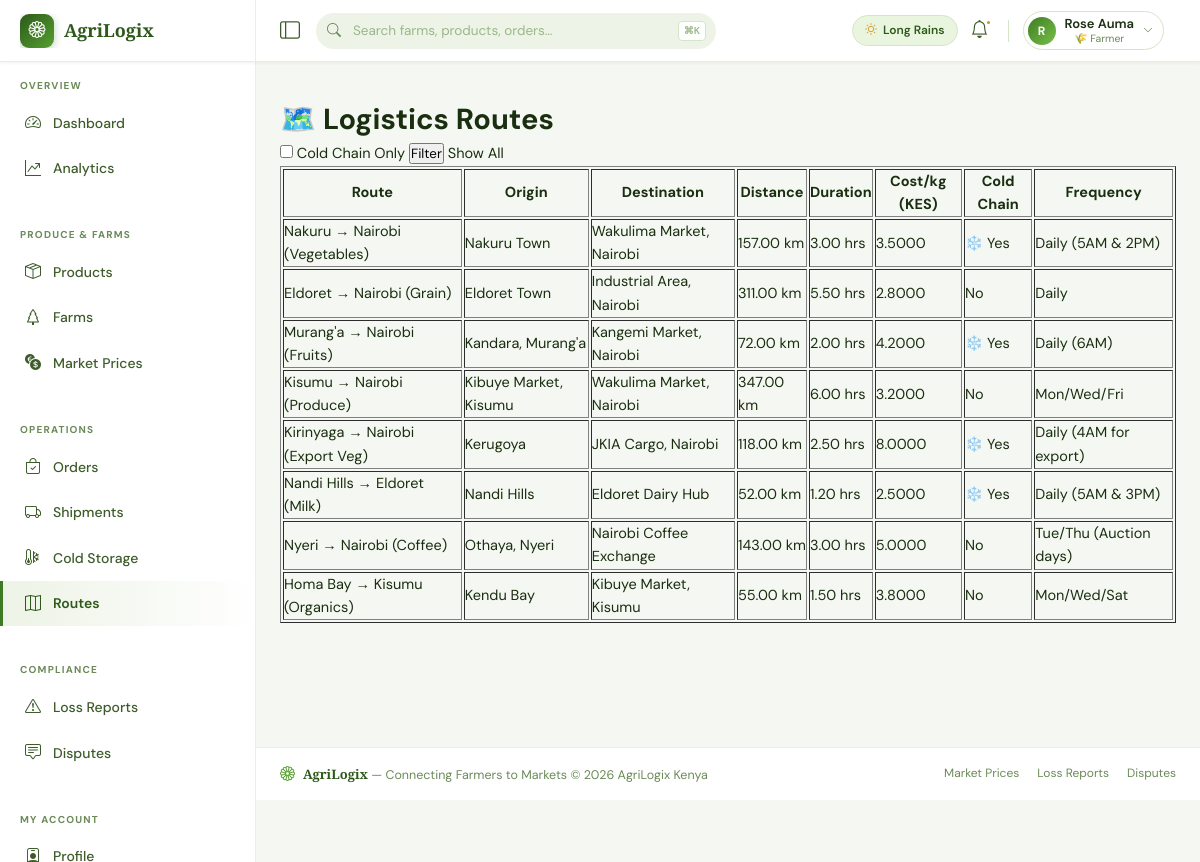
Screenshot of /routes/ (signed in) with the database file from the repository.
### web_app/models.py (models this page shows, shortened)
class User(AbstractUser):
    ROLE_CHOICES = [
        ('farmer', '🌾 Farmer'),
        ('buyer', '🏪 Buyer / Market'),
        ('driver', '🚛 Logistics Driver'),
        ('cold_storage', '❄️ Cold Storage Operator'),
        ('admin', '⚙️ Platform Admin'),
    ]
    role = models.CharField(max_length=20, choices=ROLE_CHOICES, default='buyer')
    phone = models.CharField(max_length=20, unique=True, null=True, blank=True)
    profile_photo = models.ImageField(upload_to='profiles/', null=True, blank=True)
    location = models.CharField(max_length=255, blank=True)
    latitude = models.DecimalField(max_digits=9, decimal_places=6, null=True, blank=True)
    longitude = models.DecimalField(max_digits=9, decimal_places=6, null=True, blank=True)
    is_verified = models.BooleanField(default=False)
    rating = models.DecimalField(max_digits=3, decimal_places=2, default=0.00)
    total_transactions = models.PositiveIntegerField(default=0)
    created_at = models.DateTimeField(auto_now_add=True)
    updated_at = models.DateTimeField(auto_now=True)
    class Meta:
        verbose_name = "User"
        verbose_name_plural = "Users"

class LogisticsRoute(models.Model):
    name = models.CharField(max_length=200)
    origin_name = models.CharField(max_length=200)
    origin_latitude = models.DecimalField(max_digits=9, decimal_places=6)
    origin_longitude = models.DecimalField(max_digits=9, decimal_places=6)
    destination_name = models.CharField(max_length=200)
    destination_latitude = models.DecimalField(max_digits=9, decimal_places=6)
    destination_longitude = models.DecimalField(max_digits=9, decimal_places=6)
    distance_km = models.DecimalField(max_digits=8, decimal_places=2)
    estimated_duration_hours = models.DecimalField(max_digits=5, decimal_places=2)
    base_cost_per_kg = models.DecimalField(max_digits=8, decimal_places=4)
    is_cold_chain_available = models.BooleanField(default=False)
    frequency = models.CharField(max_length=50, default='Daily')
    is_active = models.BooleanField(default=True)
    created_at = models.DateTimeField(auto_now_add=True)
    class Meta:
        verbose_name = "Logistics Route"
        verbose_name_plural = "Logistics Routes"

### web_app/views.py (the view)
# urls.py: path('routes/', views.route_list_view, name='route_list'),
@login_required
def route_list_view(request):
    routes = LogisticsRoute.objects.filter(is_active=True)
    cold_only = request.GET.get('cold_chain')
    if cold_only:
        routes = routes.filter(is_cold_chain_available=True)
    return render(request, 'logistics/route_list.html', {'routes': routes})

### templates/logistics/route_list.html (shortened to what this page needs)
{% extends 'base.html' %}
{% block content %}
<h1>🗺️ Logistics Routes</h1>
<form method="get">
    <label><input type="checkbox" name="cold_chain" {% if request.GET.cold_chain %}checked{% endif %}> Cold Chain Only</label>
    <button type="submit">Filter</button>
    <a href="{% url 'route_list' %}">Show All</a>
</form>
<table border="1">
    <thead>
        <tr>
            <th>Route</th><th>Origin</th><th>Destination</th><th>Distance</th>
            <th>Duration</th><th>Cost/kg (KES)</th><th>Cold Chain</th><th>Frequency</th>
        </tr>
    </thead>
    <tbody>
        {% for route in routes %}
        <tr>
            <td>{{ route.name }}</td>
            <td>{{ route.origin_name }}</td>
            <td>{{ route.destination_name }}</td>
            <td>{{ route.distance_km }} km</td>
            <td>{{ route.estimated_duration_hours }} hrs</td>
            <td>{{ route.base_cost_per_kg }}</td>
            <td>{{ route.is_cold_chain_available|yesno:"❄️ Yes,No" }}</td>
            <td>{{ route.frequency }}</td>
        </tr>
        {% empty %}
        <tr><td colspan="8">No routes available.</td></tr>
        {% endfor %}
    </tbody>
</table>
{% endblock %}

### templates/base.html (shortened to what this page needs)
<!DOCTYPE html>
<html lang="en">
<head>
    <link href="https://cdn.jsdelivr.net/npm/bootstrap-icons@1.11.3/font/bootstrap-icons.min.css" rel="stylesheet">
</head>
<body>
<nav id="topnav" role="banner">
    <div class="nav-brand-zone">
        <a href="{% url 'dashboard' %}" style="display:flex;align-items:center;gap:10px;overflow:hidden;">
            <div class="brand-logo"><i class="bi bi-flower1"></i></div>
            <span class="brand-text">AgriLogix</span>
        </a>
    </div>
    <div class="nav-controls">
        <button class="sidebar-toggle-btn" id="sidebarToggle" aria-label="Toggle sidebar" title="Toggle navigation">
            <i class="bi bi-layout-sidebar"></i>
        </button>
        <div class="nav-search" role="search">
            <input type="text" id="globalSearch" placeholder="Search farms, products, orders…" autocomplete="off" aria-label="Global search">
            <span class="search-kbd">⌘K</span>
        </div>
        <div class="nav-right">
            {% if user.is_authenticated %}
            <div class="season-chip">
                <i class="bi bi-sun" style="color:var(--amber-400);"></i> Long Rains
            </div>
            <a href="{% url 'notification_list' %}" class="nav-icon-btn" aria-label="Notifications">
                <i class="bi bi-bell"></i>
                {% if unread_count %}
                    <span class="notif-count">{{ unread_count }}</span>
                {% else %}
                    <span class="notif-pip"></span>
                {% endif %}
            </a>
            <div class="profile-dropdown">
                <button class="profile-btn" id="profileToggle" aria-haspopup="true" aria-expanded="false">
                    <div class="p-avatar">{{ user.get_full_name|default:user.username|first|upper }}</div>
                    <div class="p-info">
                        <span class="p-name">{{ user.get_full_name|default:user.username }}</span>
                        <span class="p-role">{{ user.get_role_display }}</span>
                    </div>
                    <i class="bi bi-chevron-down p-chevron"></i>
                </button>
            </div>
            {% else %}
            <div class="auth-links">
                <a href="{% url 'login' %}" class="btn-ghost">Sign In</a>
                <a href="{% url 'register' %}" class="btn-solid">Get Started</a>
            </div>
            {% endif %}
        </div>
    </div>
</nav>
<div id="layout">
    <aside id="sidebar" role="navigation" aria-label="Main navigation">
        <div class="sidebar-inner">
            <span class="sb-section-label">Overview</span>
            <a href="{% url 'dashboard' %}" class="sidebar-link"><i class="bi bi-speedometer2"></i> Dashboard</a>
            <a href="{% url 'analytics_dashboard' %}" class="sidebar-link"><i class="bi bi-graph-up-arrow"></i> Analytics</a>
            <span class="sb-section-label">Produce &amp; Farms</span>
            <a href="{% url 'product_list' %}" class="sidebar-link"><i class="bi bi-box-seam"></i> Products</a>
            <a href="{% url 'farm_list' %}" class="sidebar-link"><i class="bi bi-tree"></i> Farms</a>
            <a href="{% url 'market_prices' %}" class="sidebar-link"><i class="bi bi-currency-exchange"></i> Market Prices</a>
            <span class="sb-section-label">Operations</span>
            <a href="{% url 'order_list' %}" class="sidebar-link"><i class="bi bi-bag-check"></i> Orders</a>
            <a href="{% url 'shipment_list' %}" class="sidebar-link"><i class="bi bi-truck"></i> Shipments</a>
            <a href="{% url 'cold_storage_list' %}" class="sidebar-link"><i class="bi bi-thermometer-snow"></i> Cold Storage</a>
            <a href="{% url 'route_list' %}" class="sidebar-link"><i class="bi bi-map"></i> Routes</a>
            <span class="sb-section-label">Compliance</span>
            <a href="{% url 'loss_report_list' %}" class="sidebar-link"><i class="bi bi-exclamation-triangle"></i> Loss Reports</a>
            <a href="{% url 'dispute_list' %}" class="sidebar-link"><i class="bi bi-chat-square-text"></i> Disputes</a>
            {% if user.is_authenticated %}
            <span class="sb-section-label">My Account</span>
            <a href="{% url 'profile' %}" class="sidebar-link"><i class="bi bi-person-badge"></i> Profile</a>
            {% endif %}
        </div>
    </aside>
    <div id="page-content">
        <div id="breadcrumb-wrap">{% block breadcrumb %}{% endblock %}</div>
        <main id="main-content">
            {% block content %}{% endblock %}
        </main>
        <footer id="footer">
            <div class="footer-brand">
                <i class="bi bi-flower1" style="color:var(--green-400);font-size:15px;"></i>
                <span><strong>AgriLogix</strong> — Connecting Farmers to Markets &copy; {% now "Y" %} AgriLogix Kenya</span>
            </div>
            <nav class="footer-links" aria-label="Footer links">
                <a href="{% url 'market_prices' %}">Market Prices</a>
                <a href="{% url 'loss_report_list' %}">Loss Reports</a>
                <a href="{% url 'dispute_list' %}">Disputes</a>
            </nav>
        </footer>
    </div>
</div>
</body>
</html>

### rows the page displays
User: get_full_name|first "R", get_full_name "Rose Auma", role "🌾 Farmer"
LogisticsRoute: name "Nakuru → Nairobi (Vegetables)", origin_name "Nakuru Town", destination_name "Wakulima Market, Nairobi", distance_km "157.00", estimated_duration_hours "3.00", base_cost_per_kg "3.5000", is_cold_chain_available "❄️ Yes", frequency "Daily (5AM & 2PM)"
LogisticsRoute: name "Eldoret → Nairobi (Grain)", origin_name "Eldoret Town", destination_name "Industrial Area, Nairobi", distance_km "311.00", estimated_duration_hours "5.50", base_cost_per_kg "2.8000", is_cold_chain_available "No", frequency "Daily"
LogisticsRoute: name "Murang'a → Nairobi (Fruits)", origin_name "Kandara, Murang'a", destination_name "Kangemi Market, Nairobi", distance_km "72.00", estimated_duration_hours "2.00", base_cost_per_kg "4.2000", is_cold_chain_available "❄️ Yes", frequency "Daily (6AM)"
LogisticsRoute: name "Kisumu → Nairobi (Produce)", origin_name "Kibuye Market, Kisumu", destination_name "Wakulima Market, Nairobi", distance_km "347.00", estimated_duration_hours "6.00", base_cost_per_kg "3.2000", is_cold_chain_available "No", frequency "Mon/Wed/Fri"
LogisticsRoute: name "Kirinyaga → Nairobi (Export Veg)", origin_name "Kerugoya", destination_name "JKIA Cargo, Nairobi", distance_km "118.00", estimated_duration_hours "2.50", base_cost_per_kg "8.0000", is_cold_chain_available "❄️ Yes", frequency "Daily (4AM for export)"
LogisticsRoute: name "Nandi Hills → Eldoret (Milk)", origin_name "Nandi Hills", destination_name "Eldoret Dairy Hub", distance_km "52.00", estimated_duration_hours "1.20", base_cost_per_kg "2.5000", is_cold_chain_available "❄️ Yes", frequency "Daily (5AM & 3PM)"
LogisticsRoute: name "Nyeri → Nairobi (Coffee)", origin_name "Othaya, Nyeri", destination_name "Nairobi Coffee Exchange", distance_km "143.00", estimated_duration_hours "3.00", base_cost_per_kg "5.0000", is_cold_chain_available "No", frequency "Tue/Thu (Auction days)"
LogisticsRoute: name "Homa Bay → Kisumu (Organics)", origin_name "Kendu Bay", destination_name "Kibuye Market, Kisumu", distance_km "55.00", estimated_duration_hours "1.50", base_cost_per_kg "3.8000", is_cold_chain_available "No", frequency "Mon/Wed/Sat"
